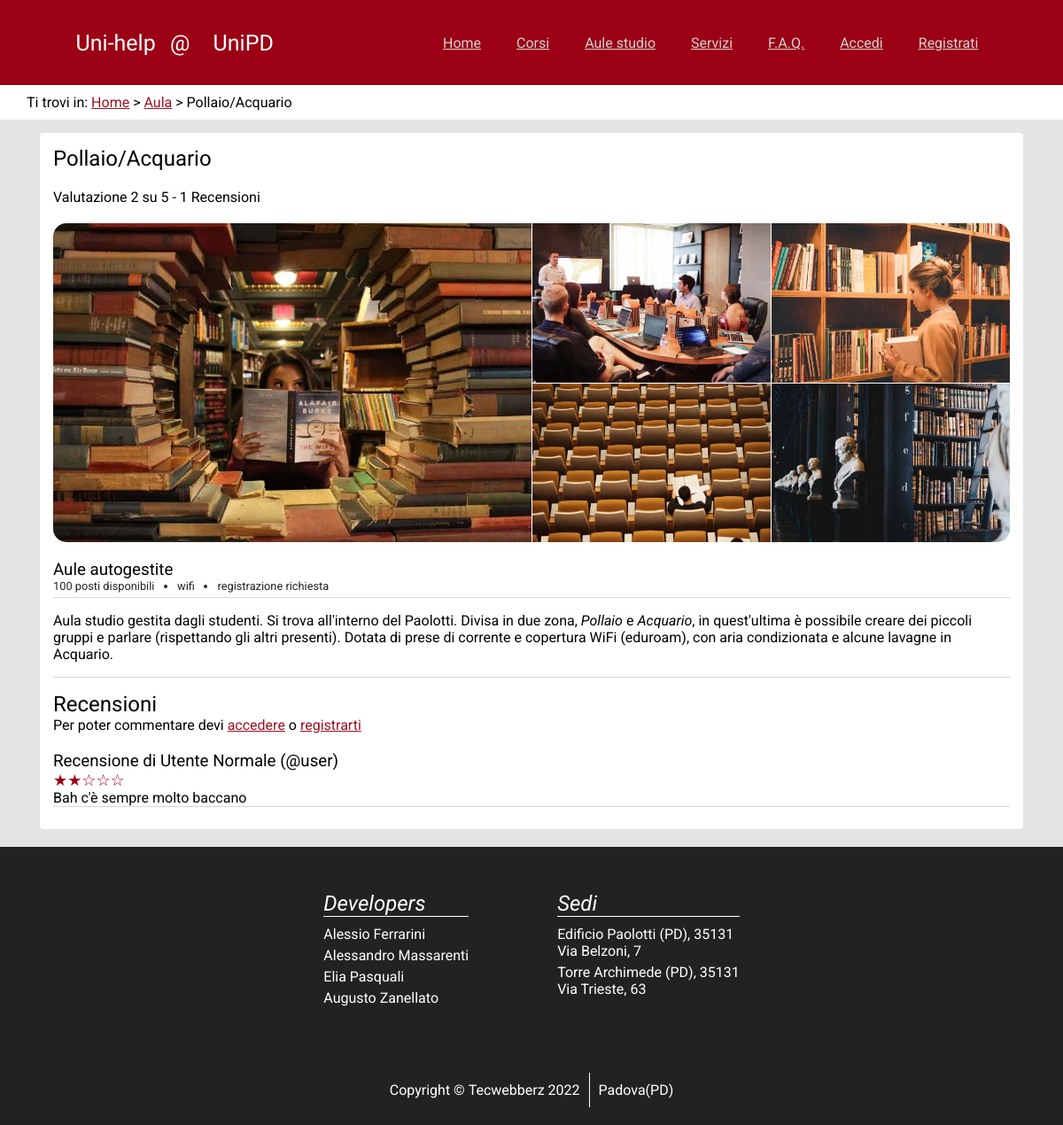
Screenshot of /aula.php?id=4 with the database file from the repository.
### tables this page shows
CREATE TABLE `Review_studyroom` (
  `id_recensione` int(11) NOT NULL,
  `utente_recensore` varchar(255) NOT NULL,
  `testo` text NOT NULL,
  `voto` int(1) NOT NULL,
  `study_room` int(11) NOT NULL
);

### public_html/app/global.php (called while the page is built, shortened)
<?php
require_once($root . "/lib/databaselayer.php");
require_once($root . "/lib/template_engine.php");
require_once($root . "/lib/commontemplates.php");
$template_engine = new TemplateEngine($root . "/templates");
?>

### public_html/lib/template_engine.php (called while the page is built, shortened)
<?php
class TemplateEngine {
    private string $base_path;
    public function __construct(string $base_path = "templates") {
        $this->base_path = $base_path;
    }
    public function load_template(string $name): Template {
        $template_content = "";
        try {
            $template_content = file_get_contents("{$this->base_path}/{$name}");
        } catch (Exception $ex) {
            throw new Exception("Could not open template: \"{$name}\"
                in base {$this->base_path}");
        }
        return new Template($name, $template_content);
    }
}
class Template {
    private string $state;
    public function __construct(string $template_name, string $state) {
        $this->state = $state;
    }
    public function insert(string $id, string $value): void {
        $patt_begin = self::PATT_BEGIN;
        $patt_end = self::PATT_END;
        $n_changes = 0;
        $patt = "{$patt_begin}{$id}{$patt_end}";
        $this->state = str_replace($patt, $value, $this->state, $n_changes);
    }
    public function build(): string {
        $patt_begin = self::PATT_BEGIN;
        $patt_end = self::PATT_END;
        $patt = "~{$patt_begin}([a-zA-Z0-9_-]+){$patt_end}~";
        return $this->state;
    }
}
?>

### public_html/lib/databaselayer.php (called while the page is built, shortened)
<?php
class DatabaseLayer {
    private string $url;
    private string $user;
    private string $pass;
    private string $database;
    private ?mysqli $maybe_connection;
    public function __construct(string $url, string $user,
                                string $pass, string $database) {
        $this->url = $url;
        $this->user = $user;
        $this->pass = $pass;
        $this->database = $database;
        $this->maybe_connection = null;
    }
    private function connection(): mysqli {
        if ($this->maybe_connection === null) {
            $this->maybe_connection = new mysqli(
                $this->url,
                $this->user,
                $this->pass,
                $this->database
            );
        }
        return $this->maybe_connection;
    }
    public function query(string $statement,
                           array $parameters = array()) {
        $stmt = $this->connection()->prepare($statement);
        $format = "";
        $values = array();
        foreach ($parameters as $valtype) {
            $format  .= $valtype[0];
            $values[] = $valtype[1];
        }
        if ($format !== "") {
            $stmt->bind_param($format, ...$values);
        }
        $stmt->execute();
        $result = $stmt->get_result();
        return $result;
    }
}
?>

### public_html/lib/orm/services/reviewservice.php (called while the page is built, shortened)
<?php
class ReviewService {
    private DatabaseLayer $db;
    private string $table_studyroom;
    public function __construct(DatabaseLayer $db) {
        $this->db = $db;
        $this->table_studyroom = "Review_studyroom";
    }
    public function get_studyroom_reviews(StudyRoomDTO $room): array {
        $res = $this->db->query(
            "SELECT * FROM {$this->table_studyroom} as T
                JOIN User AS U ON U.username = T.utente_recensore
             WHERE study_room = ?
             ORDER BY id_recensione DESC",
            array(
                array("i", $room->id)
            )
        );
        $ret = array();
        while ($row = $res->fetch_assoc()) {
            $ret[] = parse_review(ReviewType::STUDYROOM, $row);
        }
        return $ret;
    }
}
?>

### public_html/aula.php (the view, shortened to what this page needs)
<?php
$root = ".";
require_once($root . "/app/global.php");
$id = $_GET["id"];
$room = $studyroom_service->get_room_by_id($id);
$carousel = $studyroom_service->get_carousel($room);
$reviews = $review_service->get_studyroom_reviews($room);
$room_template = $template_engine->load_template(
    "aula.template.html");
$room_template->insert("header", build_header());
$room_template->insert("footer", build_footer());
$room_template->insert_all(array(
    "meta_aula" => strip_tags($room->name),
    "meta_keyword" => strip_tags($room->name),
    "bc_aula" => $room->name,
    "description"  => $room->description,
    "registration" => $room->reservation_required ? "registrazione richiesta"
                                                  : "accesso libero",
    "seats"        => $room->seats,
    "wifi"         => $room->wifi ? "wifi"
                                  : "solo connessione cablata",
    "name"         => $room->name,
    "name_tit"     => strip_tags($room->name),
    "short_desc"   => $room->short_description,
    "main_image"   => build_image($room->main_image),
));
$carousel_content = "";
foreach ($carousel as $img) {
    $carousel_content .= build_image($img);
}
$room_template->insert("carousel", $carousel_content);
$stats = statistics($reviews);
$room_template->insert_all(array(
    "count" => $stats["count"],
    "rating" => $stats["rating"],
));
$msg = "";
$room_template->insert("msg", $msg);
$room_template->insert("form_recensione", make_review_form(ReviewType::STUDYROOM, $room->id, "aula.php?id={$room->id}"));
$room_template->insert("recensioni", make_reviews($reviews));
echo $room_template->build();
?>

### rows the page displays
review_studyroom: testo "Uni-help @ UniPD Ti trovi in: Home Aula Pollaio/Acquario Pollaio/Acquario Valutazione 2 su 5 - 1 Recensioni Aule autogestite 100 posti disponibili wifi registrazione richiesta Aula studio gestita dagli studenti. Si trova all'interno del Paolotti. Divisa in due zona, Pollaio e Acquario , in quest'ultima è possibile creare dei piccoli gruppi e parlare (rispettando gli altri presenti). Dotata di prese di corrente e copertura WiFi (eduroam) , con aria condizionata e alcune lavagne in Acquario. Recensioni Per poter commentare devi accedere o registrarti Recensione di Utente Normale (@user) Bah c'è sempre molto baccano Developers Alessio Ferrarini Alessandro Massarenti Elia Pasquali Augusto…", testo (picture)

### other values shown
$content "Home Corsi Aule studio Servizi F.A.Q. Accedi Registrati"
$ret "★★☆☆☆"
